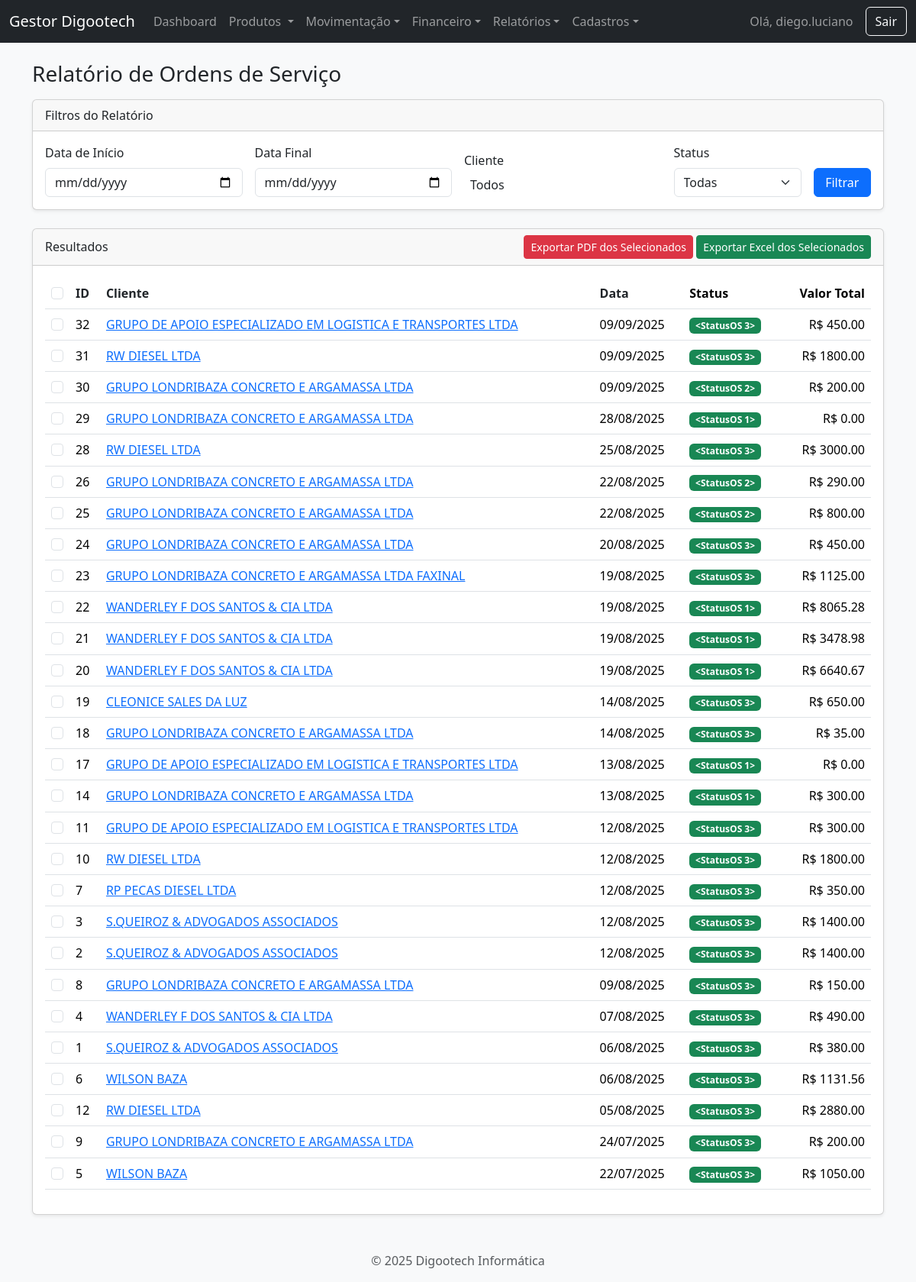
The app's page /relatorio/os (signed in) with its own data.
### app.py (models this page shows, shortened)
class User(UserMixin, db.Model):
    id = db.Column(db.Integer, primary_key=True)
    username = db.Column(db.String(80), unique=True, nullable=False)
    password_hash = db.Column(db.String(200), nullable=False)

class OrdemServico(db.Model):
    id = db.Column(db.Integer, primary_key=True)
    problema = db.Column(db.Text, nullable=False)
    status_id = db.Column(db.Integer, db.ForeignKey('status_os.id'))
    status = db.relationship('StatusOS', backref='ordens_servico')
    data_criacao = db.Column(db.DateTime, default=datetime.datetime.utcnow)
    data_fechamento = db.Column(db.DateTime, nullable=True)
    cliente_id = db.Column(db.Integer, db.ForeignKey('cliente.id'), nullable=False)
    valor_servicos = db.Column(db.Float, default=0.0)
    pecas = db.relationship('Peca', backref='ordem_servico', lazy=True, cascade="all, delete-orphan")
    @property
    def valor_pecas(self): return sum(p.valor_total for p in self.pecas)
    @property
    def valor_total(self): return self.valor_servicos + self.valor_pecas

class Cliente(db.Model):
    id = db.Column(db.Integer, primary_key=True)
    tipo_pessoa = db.Column(db.String(10), nullable=False, default='FISICA')
    nome = db.Column(db.String(100), unique=True)
    cpf = db.Column(db.String(14), unique=True)
    razao_social = db.Column(db.String(150), unique=True)
    cnpj = db.Column(db.String(18), unique=True)
    inscricao_estadual = db.Column(db.String(20))
    email = db.Column(db.String(100))
    telefone = db.Column(db.String(11))
    cep = db.Column(db.String(9))
    rua = db.Column(db.String(150))
    numero = db.Column(db.String(20))
    bairro = db.Column(db.String(100))
    cidade = db.Column(db.String(100))
    uf = db.Column(db.String(2))
    ordens = db.relationship('OrdemServico', backref='cliente', lazy=True)
    @property
    def nome_exibicao(self): return self.nome if self.tipo_pessoa == 'FISICA' else self.razao_social

class Peca(db.Model):
    id = db.Column(db.Integer, primary_key=True)
    descricao = db.Column(db.String(200), nullable=False)
    quantidade = db.Column(db.Integer, nullable=False, default=1)
    valor_unitario = db.Column(db.Float, nullable=False, default=0.0)
    ordem_servico_id = db.Column(db.Integer, db.ForeignKey('ordem_servico.id'), nullable=False)
    @property
    def valor_total(self): return self.quantidade * self.valor_unitario

### app.py (the view)
@app.route('/relatorio/os')
@login_required
def relatorio_os():
    data_inicio_str, data_fim_str = request.args.get('data_inicio'), request.args.get('data_fim')
    status_id, cliente_id = request.args.get('status_id', 'todos'), request.args.get('cliente_id', 'todos')
    query = OrdemServico.query
    if data_inicio_str: query = query.filter(OrdemServico.data_criacao >= datetime.datetime.strptime(data_inicio_str, '%Y-%m-%d').date())
    if data_fim_str: query = query.filter(OrdemServico.data_criacao < datetime.datetime.strptime(data_fim_str, '%Y-%m-%d').date() + datetime.timedelta(days=1))
    if status_id != 'todos': query = query.filter(OrdemServico.status_id == int(status_id))
    if cliente_id != 'todos': query = query.filter(OrdemServico.cliente_id == int(cliente_id))
    ordens = query.order_by(OrdemServico.data_criacao.desc()).all()
    todos_clientes = Cliente.query.order_by(Cliente.nome).all()
    status_disponiveis = StatusOS.query.all()
    return render_template('relatorio_os.html', ordens=ordens, todos_clientes=todos_clientes, status_disponiveis=status_disponiveis,
                           data_inicio=data_inicio_str, data_fim=data_fim_str, status_filtro=status_id, cliente_id_filtro=cliente_id)

### app.py (called while the page is built)
@login_manager.user_loader
def load_user(user_id):
    return db.session.get(User, int(user_id))

### templates/relatorio_os.html (shortened to what this page needs)
{% extends 'base.html' %}
{% block content %}
<h1 class="h3 mb-3">Relatório de Ordens de Serviço</h1>
<div class="card shadow-sm mb-4">
    <div class="card-header">Filtros do Relatório</div>
    <div class="card-body">
        <form method="GET" action="{{ url_for('relatorio_os') }}">
            <div class="row align-items-end g-3">
                <div class="col-md-3">
                    <label for="data_inicio" class="form-label">Data de Início</label>
                    <input type="date" class="form-control" id="data_inicio" name="data_inicio" value="{{ data_inicio or '' }}">
                </div>
                <div class="col-md-3">
                    <label for="data_fim" class="form-label">Data Final</label>
                    <input type="date" class="form-control" id="data_fim" name="data_fim" value="{{ data_fim or '' }}">
                </div>
                <div class="col-md-3">
                    <label for="cliente_id" class="form-label">Cliente</label>
                </div>
                <div class="col-md-2">
                    <label for="status" class="form-label">Status</label>
                    <select id="status" name="status" class="form-select">
                        <option value="todas" {% if status_filtro == 'todas' %}selected{% endif %}>Todas</option>
                    </select>
                </div>
                <div class="col-md-1">
                    <button type="submit" class="btn btn-primary w-100">Filtrar</button>
                </div>
            </div>
        </form>
    </div>
</div>
<div class="card shadow-sm">
    <div class="card-header d-flex justify-content-between align-items-center">
        <span>Resultados</span>
        <div>
            <button class="btn btn-danger btn-sm" onclick="exportarRelatorio('pdf')">Exportar PDF dos Selecionados</button>
            <button class="btn btn-success btn-sm" onclick="exportarRelatorio('excel')">Exportar Excel dos Selecionados</button>
        </div>
    </div>
    <div class="card-body">
        <table class="table table-hover">
            <thead>
                <tr>
                    <th scope="col" style="width: 1%;"><input class="form-check-input" type="checkbox" id="selectAll"></th>
                    <th scope="col"><a href="{{ url_for('relatorio_os', sort_by='id', direction='asc' if sort_by == 'id' and direction == 'desc' else 'desc', **request.args) }}" class="text-decoration-none text-dark">ID {% if sort_by == 'id' %}{% if direction == 'asc' %}▲{% else %}▼{% endif %}{% endif %}</a></th>
                    <th scope="col"><a href="{{ url_for('relatorio_os', sort_by='cliente', direction='asc' if sort_by == 'cliente' and direction == 'desc' else 'desc', **request.args) }}" class="text-decoration-none text-dark">Cliente {% if sort_by == 'cliente' %}{% if direction == 'asc' %}▲{% else %}▼{% endif %}{% endif %}</a></th>
                    <th scope="col"><a href="{{ url_for('relatorio_os', sort_by='data_criacao', direction='asc' if sort_by == 'data_criacao' and direction == 'desc' else 'desc', **request.args) }}" class="text-decoration-none text-dark">Data {% if sort_by == 'data_criacao' %}{% if direction == 'asc' %}▲{% else %}▼{% endif %}{% endif %}</a></th>
                    <th scope="col">Status</th>
                    <th class="text-end" scope="col">Valor Total</th>
                </tr>
            </thead>
            <tbody>
                {% for ordem in ordens %}
                <tr>
                    <td><input class="form-check-input os-checkbox" type="checkbox" value="{{ ordem.id }}"></td>
                    <td>{{ ordem.id }}</td>
                    <td><a href="{{ url_for('detalhe_os', id=ordem.id) }}">{{ ordem.cliente.nome_exibicao }}</a></td>
                    <td>{{ ordem.data_criacao.strftime('%d/%m/%Y') }}</td>
                    <td>
                        {% if ordem.status == 'Aberta' %}<span class="badge bg-warning">{{ ordem.status }}</span>{% else %}<span class="badge bg-success">{{ ordem.status }}</span>{% endif %}
                    </td>
                    <td class="text-end">R$ {{ "%.2f"|format(ordem.valor_total) }}</td>
                </tr>
                {% else %}
                <tr>
                    <td colspan="6" class="text-center">Nenhuma Ordem de Serviço encontrada com os filtros selecionados.</td>
                </tr>
                {% endfor %}
            </tbody>
        </table>
    </div>
</div>
{% endblock %}

### templates/base.html (shortened to what this page needs)
<!DOCTYPE html>
<html lang="pt-br">
<head>
    <link href="{{ url_for('static', filename='css/bootstrap.min.css') }}" rel="stylesheet">
    <link href="https://cdn.jsdelivr.net/npm/select2@4.1.0-rc.0/dist/css/select2.min.css" rel="stylesheet" />
    <link rel="stylesheet" href="https://cdn.jsdelivr.net/npm/select2-bootstrap-5-theme@1.3.0/dist/select2-bootstrap-5-theme.min.css" />
    <link rel="stylesheet" href="{{ url_for('static', filename='style.css') }}">
</head>
<body class="bg-light {{ body_class or '' }}">
    <nav class="navbar navbar-expand-lg navbar-dark bg-dark">
        <div class="container-fluid">
            <a class="navbar-brand" href="{{ url_for('dashboard') }}">Gestor Digootech</a>
            {% if current_user.is_authenticated %}
            <div class="collapse navbar-collapse" id="navbarNav">
                <ul class="navbar-nav me-auto mb-2 mb-lg-0">
                    <li class="nav-item"><a class="nav-link" href="{{ url_for('dashboard') }}">Dashboard</a></li>
                    <li class="nav-item dropdown">
                        <a class="nav-link dropdown-toggle" href="#" role="button" data-bs-toggle="dropdown" aria-expanded="false">
                            Produtos
                        </a>
                    </li>
                    <li class="nav-item dropdown">
                        <a class="nav-link dropdown-toggle" href="#" role="button" data-bs-toggle="dropdown">Movimentação</a>
                    </li>
                     <li class="nav-item dropdown">
                        <a class="nav-link dropdown-toggle" href="#" role="button" data-bs-toggle="dropdown">Financeiro</a>
                    </li>
                    <li class="nav-item dropdown">
                        <a class="nav-link dropdown-toggle" href="#" role="button" data-bs-toggle="dropdown">Relatórios</a>
                    </li>
                    <li class="nav-item dropdown">
                        <a class="nav-link dropdown-toggle" href="#" role="button" data-bs-toggle="dropdown">Cadastros</a>
                    </li>
                </ul>
                <span class="navbar-text me-3">Olá, {{ current_user.username }}</span>
                <a href="{{ url_for('logout') }}" class="btn btn-outline-light">Sair</a>
            </div>
            {% endif %}
        </div>
    </nav>
    <main class="container mt-4">
        {% block content %}{% endblock %}
    </main>
    <footer class="text-center text-muted mt-5 mb-3">
    <p>&copy; 2025 Digootech Informática</p>
    </footer>
</body>
</html>

### records on screen
User: username "diego.luciano"
OrdemServico: id "32", cliente.nome_exibicao "GRUPO DE APOIO ESPECIALIZADO EM LOGISTICA E TRANSPORTES LTDA", data_criacao "09/09/2025", status "<StatusOS 3>", valor_total "450.00"
OrdemServico: id "31", cliente.nome_exibicao "RW DIESEL LTDA", data_criacao "09/09/2025", status "<StatusOS 3>", valor_total "1800.00"
OrdemServico: id "30", cliente.nome_exibicao "GRUPO LONDRIBAZA CONCRETO E ARGAMASSA LTDA", data_criacao "09/09/2025", status "<StatusOS 2>", valor_total "200.00"
OrdemServico: id "29", cliente.nome_exibicao "GRUPO LONDRIBAZA CONCRETO E ARGAMASSA LTDA", data_criacao "28/08/2025", status "<StatusOS 1>", valor_total "0.00"
OrdemServico: id "28", cliente.nome_exibicao "RW DIESEL LTDA", data_criacao "25/08/2025", status "<StatusOS 3>", valor_total "3000.00"
OrdemServico: id "26", cliente.nome_exibicao "GRUPO LONDRIBAZA CONCRETO E ARGAMASSA LTDA", data_criacao "22/08/2025", status "<StatusOS 2>", valor_total "290.00"
OrdemServico: id "25", cliente.nome_exibicao "GRUPO LONDRIBAZA CONCRETO E ARGAMASSA LTDA", data_criacao "22/08/2025", status "<StatusOS 2>", valor_total "800.00"
OrdemServico: id "24", cliente.nome_exibicao "GRUPO LONDRIBAZA CONCRETO E ARGAMASSA LTDA", data_criacao "20/08/2025", status "<StatusOS 3>", valor_total "450.00"
OrdemServico: id "23", cliente.nome_exibicao "GRUPO LONDRIBAZA CONCRETO E ARGAMASSA LTDA FAXINAL", data_criacao "19/08/2025", status "<StatusOS 3>", valor_total "1125.00"
OrdemServico: id "22", cliente.nome_exibicao "WANDERLEY F DOS SANTOS & CIA LTDA", data_criacao "19/08/2025", status "<StatusOS 1>", valor_total "8065.28"
OrdemServico: id "21", cliente.nome_exibicao "WANDERLEY F DOS SANTOS & CIA LTDA", data_criacao "19/08/2025", status "<StatusOS 1>", valor_total "3478.98"
OrdemServico: id "20", cliente.nome_exibicao "WANDERLEY F DOS SANTOS & CIA LTDA", data_criacao "19/08/2025", status "<StatusOS 1>", valor_total "6640.67"
OrdemServico: id "19", cliente.nome_exibicao "CLEONICE SALES DA LUZ", data_criacao "14/08/2025", status "<StatusOS 3>", valor_total "650.00"
OrdemServico: id "18", cliente.nome_exibicao "GRUPO LONDRIBAZA CONCRETO E ARGAMASSA LTDA", data_criacao "14/08/2025", status "<StatusOS 3>", valor_total "35.00"
OrdemServico: id "17", cliente.nome_exibicao "GRUPO DE APOIO ESPECIALIZADO EM LOGISTICA E TRANSPORTES LTDA", data_criacao "13/08/2025", status "<StatusOS 1>", valor_total "0.00"
OrdemServico: id "14", cliente.nome_exibicao "GRUPO LONDRIBAZA CONCRETO E ARGAMASSA LTDA", data_criacao "13/08/2025", status "<StatusOS 1>", valor_total "300.00"
OrdemServico: id "11", cliente.nome_exibicao "GRUPO DE APOIO ESPECIALIZADO EM LOGISTICA E TRANSPORTES LTDA", data_criacao "12/08/2025", status "<StatusOS 3>", valor_total "300.00"
OrdemServico: id "10", cliente.nome_exibicao "RW DIESEL LTDA", data_criacao "12/08/2025", status "<StatusOS 3>", valor_total "1800.00"
OrdemServico: id "7", cliente.nome_exibicao "RP PECAS DIESEL LTDA", data_criacao "12/08/2025", status "<StatusOS 3>", valor_total "350.00"
OrdemServico: id "3", cliente.nome_exibicao "S.QUEIROZ & ADVOGADOS ASSOCIADOS", data_criacao "12/08/2025", status "<StatusOS 3>", valor_total "1400.00"
OrdemServico: id "2", cliente.nome_exibicao "S.QUEIROZ & ADVOGADOS ASSOCIADOS", data_criacao "12/08/2025", status "<StatusOS 3>", valor_total "1400.00"
OrdemServico: id "8", cliente.nome_exibicao "GRUPO LONDRIBAZA CONCRETO E ARGAMASSA LTDA", data_criacao "09/08/2025", status "<StatusOS 3>", valor_total "150.00"
OrdemServico: id "4", cliente.nome_exibicao "WANDERLEY F DOS SANTOS & CIA LTDA", data_criacao "07/08/2025", status "<StatusOS 3>", valor_total "490.00"
OrdemServico: id "1", cliente.nome_exibicao "S.QUEIROZ & ADVOGADOS ASSOCIADOS", data_criacao "06/08/2025", status "<StatusOS 3>", valor_total "380.00"
OrdemServico: id "6", cliente.nome_exibicao "WILSON BAZA", data_criacao "06/08/2025", status "<StatusOS 3>", valor_total "1131.56"
OrdemServico: id "12", cliente.nome_exibicao "RW DIESEL LTDA", data_criacao "05/08/2025", status "<StatusOS 3>", valor_total "2880.00"
OrdemServico: id "9", cliente.nome_exibicao "GRUPO LONDRIBAZA CONCRETO E ARGAMASSA LTDA", data_criacao "24/07/2025", status "<StatusOS 3>", valor_total "200.00"
OrdemServico: id "5", cliente.nome_exibicao "WILSON BAZA", data_criacao "22/07/2025", status "<StatusOS 3>", valor_total "1050.00"
